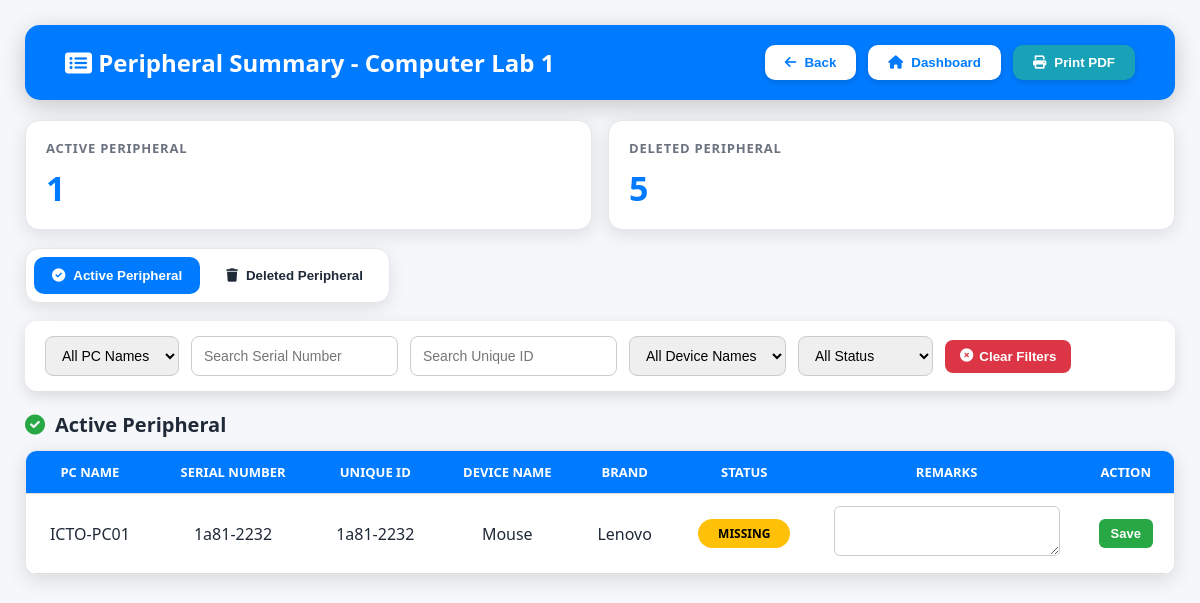
Screenshot of /comlab/1/inventory/peripheral with the database file from the repository.
### tables this page shows
CREATE TABLE peripherals(
    id INTEGER PRIMARY KEY AUTOINCREMENT,
    name text NOT NULL, 
    brand text NOT NULL, 
    serial_number text NOT NULL, 
    status text NOT NULL, 
    lab_id text NOT NULL, 
    assigned_pc text NOT NULL, unique_id TEXT, remarks TEXT, action text, disconnected_at TEXT, status_updated_at TEXT, deleted INTEGER DEFAULT 0, deleted_at TEXT, deleted_by TEXT, disconnect_count INTEGER DEFAULT 0, last_event_at TEXT);

### app.py (the view)
@app.route("/comlab/<int:comlab_id>/inventory/peripheral")
def peripheral_summary(comlab_id):
    try:
        ensure_peripheral_soft_delete_columns()
        conn = sqlite3.connect(DB_FILE)
        conn.row_factory = sqlite3.Row
        cur = conn.cursor()
        cur.execute("""
            SELECT
                id,
                assigned_pc,
                name,
                brand,
                serial_number,
                unique_id,
                status,
                remarks,
                deleted,
                deleted_at,
                deleted_by
            FROM peripherals
            WHERE CAST(lab_id AS TEXT) = CAST(? AS TEXT)
              AND COALESCE(deleted, 0) = 0
            ORDER BY assigned_pc ASC, name ASC
        """, (str(comlab_id),))
        active_peripherals = [dict(row) for row in cur.fetchall()]
        cur.execute("""
            SELECT
                id,
                assigned_pc,
                name,
                brand,
                serial_number,
                unique_id,
                status,
                remarks,
                deleted,
                deleted_at,
                deleted_by
            FROM peripherals
            WHERE CAST(lab_id AS TEXT) = CAST(? AS TEXT)
              AND COALESCE(deleted, 0) = 1
            ORDER BY datetime(deleted_at) DESC, assigned_pc ASC, name ASC
        """, (str(comlab_id),))
        deleted_peripherals = [dict(row) for row in cur.fetchall()]
        conn.close()
        return render_template(
            "peripheral_summary.html",
            peripherals=active_peripherals,  # fallback for old template
            active_peripherals=active_peripherals,
            deleted_peripherals=deleted_peripherals,
            comlab_id=comlab_id
        )
    except Exception as e:
        return f"DB Error: {e}", 500

### app.py (called while the page is built)
def ensure_peripheral_soft_delete_columns():
    try:
        with sqlite3.connect(DB_FILE) as conn:
            cur = conn.cursor()
            cur.execute("PRAGMA table_info(peripherals)")
            columns = [row[1] for row in cur.fetchall()]
            if "deleted" not in columns:
                cur.execute("ALTER TABLE peripherals ADD COLUMN deleted INTEGER DEFAULT 0")
            if "deleted_at" not in columns:
                cur.execute("ALTER TABLE peripherals ADD COLUMN deleted_at TEXT")
            if "deleted_by" not in columns:
                cur.execute("ALTER TABLE peripherals ADD COLUMN deleted_by TEXT")
            conn.commit()
    except Exception as e:
        print("[DB MIGRATION ERROR - peripheral soft delete]", e)

### templates/peripheral_summary.html (shortened to what this page needs)
<!DOCTYPE html>
<html lang="en">
<head>
<link rel="stylesheet" href="https://cdnjs.cloudflare.com/ajax/libs/font-awesome/6.0.0/css/all.min.css"/>
</head>
<body>
{% set active_list = active_peripherals if active_peripherals is defined else peripherals %}
{% set deleted_list = deleted_peripherals if deleted_peripherals is defined else [] %}
<header>
    <h2><i class="fa fa-list-alt"></i> Peripheral Summary - Computer Lab {{ comlab_id }}</h2>
    <div class="menu-buttons">
        <button onclick="window.location.href='/comlab/{{ comlab_id }}/inventory'">
            <i class="fas fa-arrow-left"></i> Back
        </button>
        <button onclick="window.location.href='/admin'">
            <i class="fas fa-home"></i> Dashboard
        </button>
        <button class="print-btn" onclick="window.print()">
            <i class="fas fa-print"></i> Print PDF
        </button>
    </div>
</header>
<div class="summary-cards">
    <div class="summary-card">
        <h3>Active Peripheral</h3>
        <div class="count">{{ active_list|length }}</div>
    </div>
    <div class="summary-card">
        <h3>Deleted Peripheral</h3>
        <div class="count">{{ deleted_list|length }}</div>
    </div>
</div>
<div class="tab-bar">
    <button id="activeTabBtn" class="tab-btn active" onclick="switchPeripheralTab('active')">
        <i class="fas fa-check-circle"></i> Active Peripheral
    </button>
    <button id="deletedTabBtn" class="tab-btn" onclick="switchPeripheralTab('deleted')">
        <i class="fas fa-trash"></i> Deleted Peripheral
    </button>
</div>
<div class="filters">
    <select id="filter-pc">
        <option value="">All PC Names</option>
    </select>
    <input type="text" id="filter-serial" placeholder="Search Serial Number">
    <input type="text" id="filter-unique" placeholder="Search Unique ID">
    <select id="filter-device">
        <option value="">All Device Names</option>
    </select>
    <select id="filter-status">
        <option value="">All Status</option>
    </select>
    <button class="clear-btn" id="clearFilters">
        <i class="fas fa-times-circle"></i> Clear Filters
    </button>
</div>
<section id="activeSection" class="table-section active">
    <h3 class="table-title">
        <i class="fas fa-check-circle" style="color:var(--success);"></i>
        Active Peripheral
    </h3>
    <div class="table-wrapper">
        <table>
            <thead>
                <tr>
                    <th>PC NAME</th>
                    <th>SERIAL NUMBER</th>
                    <th>UNIQUE ID</th>
                    <th>DEVICE NAME</th>
                    <th>BRAND</th>
                    <th>STATUS</th>
                    <th>REMARKS</th>
                    <th>ACTION</th>
                </tr>
            </thead>
            <tbody id="activePeripheralTable">
                {% for p in active_list %}
                {% set row_id = p.id if p.id is defined else loop.index %}
                {% set status_value = (p.status or 'unknown')|lower %}
                <tr>
                    <td class="pc">{{ p.assigned_pc or '-' }}</td>
                    <td class="serial">{{ p.serial_number or '-' }}</td>
                    <td class="unique">{{ p.unique_id or '-' }}</td>
                    <td class="device">{{ p.name or '-' }}</td>
                    <td>{{ p.brand or '-' }}</td>
                    <td class="status">
                        <span class="badge {{ status_value }}">{{ p.status or 'UNKNOWN' }}</span>
                    </td>
                    <td class="remarks" data-text="{{ p.remarks or '' }}">
                        <textarea id="remarks-active-{{ row_id }}">{{ p.remarks or '' }}</textarea>
                    </td>
                    <td>
                        <button class="save-btn" onclick="saveRemarks('{{ row_id }}', 'active')">
                            Save
                        </button>
                    </td>
                </tr>
                {% else %}
                <tr class="empty-row">
                    <td colspan="8">No active peripherals found.</td>
                </tr>
                {% endfor %}
            </tbody>
        </table>
    </div>
</section>
</body>
</html>

### templates/peripheral_summary.html (style rules this page uses)
:root { --primary:#007bff; --primary-dark:#0056b3; --success:#28a745; --danger:#dc3545; --warning:#ffc107; --info:#17a2b8; --gray:#6c757d; --bg:#f5f7fa; --card:#ffffff; --line:#e5e7eb; --text:#1f2937; --muted:#6b7280; }
* { box-sizing: border-box; }
body { font-family: "Segoe UI", sans-serif; background: var(--bg); margin: 0; padding: 25px; color: var(--text); }
header { background: var(--primary); color: white; padding: 20px 40px; border-radius: 15px; display: flex; justify-content: space-between; align-items: center; margin-bottom: 20px; box-shadow:0 6px 25px rgba(0,0,0,0.20); gap: 14px; flex-wrap: wrap; }
header h2 { margin: 0; font-size: 24px; }
.menu-buttons { display:flex; gap:12px; flex-wrap: wrap; }
.menu-buttons button { background:white; color:var(--primary); border:none; padding:10px 20px; border-radius:10px; cursor:pointer; font-weight:700; transition:0.25s; display:flex; align-items:center; gap:8px; box-shadow:0 2px 6px rgba(0,0,0,0.15); }
.print-btn { background: var(--info) !important; color: white !important; }
.summary-cards { display: grid; grid-template-columns: repeat(auto-fit, minmax(220px, 1fr)); gap: 16px; margin-bottom: 18px; }
.summary-card { background: var(--card); border-radius: 14px; padding: 18px 20px; box-shadow: 0 5px 18px rgba(0,0,0,0.10); border: 1px solid var(--line); }
.summary-card h3 { margin: 0 0 8px; color: var(--muted); font-size: 13px; text-transform: uppercase; letter-spacing: 0.06em; }
.summary-card .count { font-size: 34px; font-weight: 900; color: var(--primary); }
.tab-bar { background: white; border-radius: 14px; padding: 8px; display: inline-flex; gap: 8px; box-shadow: 0 5px 18px rgba(0,0,0,0.10); border: 1px solid var(--line); margin-bottom: 18px; }
.tab-btn { border: none; background: transparent; color: var(--text); padding: 11px 18px; border-radius: 10px; cursor: pointer; font-weight: 800; display: flex; align-items: center; gap: 8px; }
.tab-btn.active { background: var(--primary); color: white; }
.filters { background: white; padding: 15px 20px; border-radius: 12px; box-shadow:0 5px 15px rgba(0,0,0,0.12); margin-bottom: 20px; display: flex; flex-wrap: wrap; gap: 12px; align-items: center; }
.filters input, .filters select { padding: 9px 12px; border-radius: 8px; border: 1px solid #ccc; font-size: 14px; min-height: 40px; }
.clear-btn { background: var(--danger); color: white; border: none; padding: 9px 15px; border-radius: 8px; cursor: pointer; font-weight: 700; display: flex; align-items:center; gap:6px; }
.table-section { display: none; }
.table-section.active { display: block; }
.table-title { margin: 0 0 12px; font-size: 20px; font-weight: 900; display: flex; align-items: center; gap: 10px; }
.table-wrapper { width: 100%; overflow-x: auto; border-radius: 12px; box-shadow:0 5px 20px rgba(0,0,0,0.12); border: 1px solid var(--line); background: white; }
table { width: 100%; min-width: 1100px; background: white; border-collapse: collapse; overflow: hidden; }
th, td { padding: 12px; text-align: center; border-bottom: 1px solid #ddd; vertical-align: middle; }
th { background: var(--primary); color: white; font-weight: 700; font-size: 13px; white-space: nowrap; }
textarea { width: 95%; min-height: 40px; resize: vertical; padding: 6px; border-radius: 6px; border: 1px solid #ccc; font-family: inherit; }
.save-btn { background: var(--success); color: white; border: none; padding: 7px 12px; border-radius: 6px; cursor: pointer; font-size: 13px; font-weight: 700; }
.badge { padding: 6px 10px; border-radius: 999px; font-weight: 800; color: white; font-size: 12px; text-transform: uppercase; display: inline-flex; align-items: center; justify-content: center; min-width: 92px; }
.missing { background: var(--warning); color:black; }

### rows the page displays
peripherals: assigned_pc "ICTO-PC01", serial_number "1a81-2232", unique "1a81-2232", name "Mouse", brand "Lenovo", status "MISSING"

### other values shown
{{ comlab_id }} "1"
{{ active_list|length }} "1"
{{ deleted_list|length }} "5"
